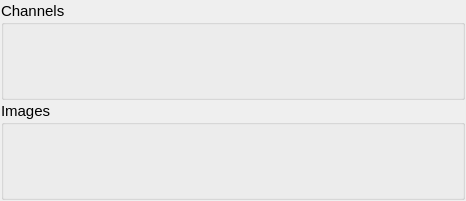
<?xml version="1.0" encoding="UTF-8"?>
<ui version="4.0">
 <class>AnimatorHolder</class>
 <widget class="QWidget" name="AnimatorHolder">
  <property name="geometry">
   <rect>
    <x>0</x>
    <y>0</y>
    <width>466</width>
    <height>201</height>
   </rect>
  </property>
  <property name="sizePolicy">
   <sizepolicy hsizetype="MinimumExpanding" vsizetype="Preferred">
    <horstretch>0</horstretch>
    <verstretch>0</verstretch>
   </sizepolicy>
  </property>
  <property name="minimumSize">
   <size>
    <width>130</width>
    <height>200</height>
   </size>
  </property>
  <property name="windowTitle">
   <string/>
  </property>
  <layout class="QVBoxLayout" name="verticalLayout">
   <property name="spacing">
    <number>1</number>
   </property>
   <property name="margin">
    <number>1</number>
   </property>
   <item>
    <widget class="QGroupBox" name="channelGroupBox">
     <property name="sizePolicy">
      <sizepolicy hsizetype="Minimum" vsizetype="MinimumExpanding">
       <horstretch>0</horstretch>
       <verstretch>0</verstretch>
      </sizepolicy>
     </property>
     <property name="minimumSize">
      <size>
       <width>320</width>
       <height>95</height>
      </size>
     </property>
     <property name="font">
      <font>
       <family>Arial</family>
       <pointsize>11</pointsize>
       <weight>50</weight>
       <bold>false</bold>
      </font>
     </property>
     <property name="title">
      <string>Channels</string>
     </property>
    </widget>
   </item>
   <item>
    <widget class="QGroupBox" name="imageGroupBox">
     <property name="sizePolicy">
      <sizepolicy hsizetype="Minimum" vsizetype="MinimumExpanding">
       <horstretch>0</horstretch>
       <verstretch>0</verstretch>
      </sizepolicy>
     </property>
     <property name="minimumSize">
      <size>
       <width>320</width>
       <height>95</height>
      </size>
     </property>
     <property name="font">
      <font>
       <family>Arial</family>
       <pointsize>11</pointsize>
      </font>
     </property>
     <property name="title">
      <string>Images</string>
     </property>
    </widget>
   </item>
  </layout>
 </widget>
 <layoutdefault spacing="6" margin="11"/>
 <resources/>
 <connections/>
</ui>
